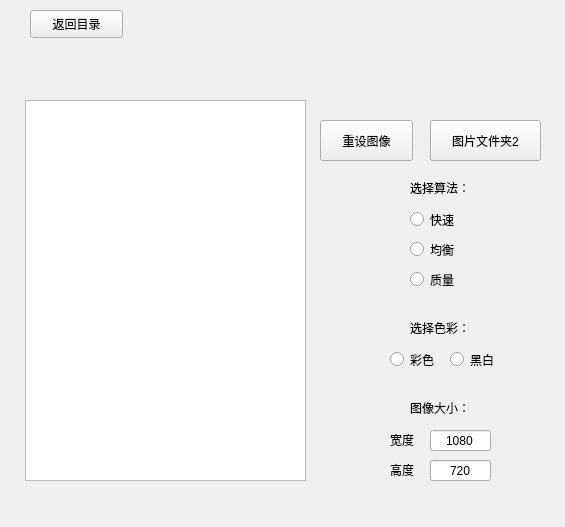
<?xml version="1.0" encoding="UTF-8"?>
<ui version="4.0">
 <class>Form</class>
 <widget class="QWidget" name="Form">
  <property name="geometry">
   <rect>
    <x>0</x>
    <y>0</y>
    <width>565</width>
    <height>527</height>
   </rect>
  </property>
  <property name="windowTitle">
   <string>Form</string>
  </property>
  <widget class="QTextBrowser" name="textBrowser">
   <property name="geometry">
    <rect>
     <x>25</x>
     <y>100</y>
     <width>281</width>
     <height>381</height>
    </rect>
   </property>
  </widget>
  <widget class="QRadioButton" name="radioButton">
   <property name="geometry">
    <rect>
     <x>410</x>
     <y>210</y>
     <width>115</width>
     <height>19</height>
    </rect>
   </property>
   <property name="text">
    <string>快速</string>
   </property>
  </widget>
  <widget class="QRadioButton" name="radioButton_2">
   <property name="geometry">
    <rect>
     <x>410</x>
     <y>240</y>
     <width>115</width>
     <height>19</height>
    </rect>
   </property>
   <property name="text">
    <string>均衡</string>
   </property>
  </widget>
  <widget class="QRadioButton" name="radioButton_3">
   <property name="geometry">
    <rect>
     <x>410</x>
     <y>270</y>
     <width>115</width>
     <height>19</height>
    </rect>
   </property>
   <property name="text">
    <string>质量</string>
   </property>
  </widget>
  <widget class="QLabel" name="label_2">
   <property name="geometry">
    <rect>
     <x>410</x>
     <y>180</y>
     <width>72</width>
     <height>15</height>
    </rect>
   </property>
   <property name="text">
    <string>选择算法：</string>
   </property>
  </widget>
  <widget class="QPushButton" name="pushButton_3">
   <property name="geometry">
    <rect>
     <x>320</x>
     <y>120</y>
     <width>93</width>
     <height>41</height>
    </rect>
   </property>
   <property name="text">
    <string>重设图像</string>
   </property>
  </widget>
  <widget class="QLineEdit" name="lineEdit_2">
   <property name="geometry">
    <rect>
     <x>430</x>
     <y>430</y>
     <width>61</width>
     <height>21</height>
    </rect>
   </property>
   <property name="text">
    <string>1080</string>
   </property>
   <property name="alignment">
    <set>Qt::AlignCenter</set>
   </property>
  </widget>
  <widget class="QLineEdit" name="lineEdit_3">
   <property name="geometry">
    <rect>
     <x>430</x>
     <y>460</y>
     <width>61</width>
     <height>21</height>
    </rect>
   </property>
   <property name="text">
    <string>720</string>
   </property>
   <property name="alignment">
    <set>Qt::AlignCenter</set>
   </property>
  </widget>
  <widget class="QLabel" name="label_5">
   <property name="geometry">
    <rect>
     <x>390</x>
     <y>430</y>
     <width>31</width>
     <height>20</height>
    </rect>
   </property>
   <property name="text">
    <string>宽度</string>
   </property>
  </widget>
  <widget class="QLabel" name="label_6">
   <property name="geometry">
    <rect>
     <x>390</x>
     <y>460</y>
     <width>31</width>
     <height>20</height>
    </rect>
   </property>
   <property name="text">
    <string>高度</string>
   </property>
  </widget>
  <widget class="QRadioButton" name="radioButton_4">
   <property name="geometry">
    <rect>
     <x>390</x>
     <y>350</y>
     <width>61</width>
     <height>19</height>
    </rect>
   </property>
   <property name="text">
    <string>彩色</string>
   </property>
  </widget>
  <widget class="QRadioButton" name="radioButton_5">
   <property name="geometry">
    <rect>
     <x>450</x>
     <y>350</y>
     <width>61</width>
     <height>19</height>
    </rect>
   </property>
   <property name="text">
    <string>黑白</string>
   </property>
  </widget>
  <widget class="QPushButton" name="pushButton_4">
   <property name="geometry">
    <rect>
     <x>30</x>
     <y>10</y>
     <width>93</width>
     <height>28</height>
    </rect>
   </property>
   <property name="text">
    <string>返回目录</string>
   </property>
  </widget>
  <widget class="QPushButton" name="pushButton">
   <property name="geometry">
    <rect>
     <x>430</x>
     <y>120</y>
     <width>111</width>
     <height>41</height>
    </rect>
   </property>
   <property name="text">
    <string>图片文件夹2</string>
   </property>
  </widget>
  <widget class="QLabel" name="label_3">
   <property name="geometry">
    <rect>
     <x>410</x>
     <y>320</y>
     <width>72</width>
     <height>15</height>
    </rect>
   </property>
   <property name="text">
    <string>选择色彩：</string>
   </property>
  </widget>
  <widget class="QLabel" name="label_4">
   <property name="geometry">
    <rect>
     <x>410</x>
     <y>400</y>
     <width>72</width>
     <height>15</height>
    </rect>
   </property>
   <property name="text">
    <string>图像大小：</string>
   </property>
  </widget>
 </widget>
 <resources/>
 <connections/>
</ui>
